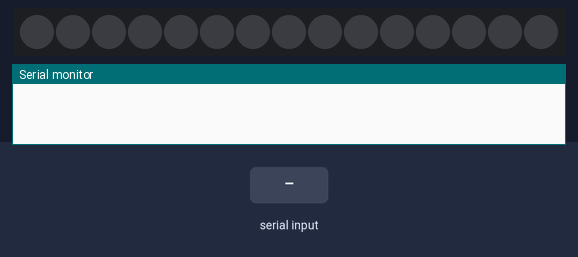
The sketch below on a simulated Arduino Uno, built with avr-gcc and run on an emulated ATmega328P. Shown: 15 RGB LEDs in strip order, left to right, the last lines printed to the serial monitor. The inputs (shaded band) are chosen by the test bench. Dim RGB values are drawn brighter than linear; random numbers use the default seed unless the sketch sets one.

Above: at 1.2 s.
1.3 s: byte 32 (' ') received over Serial
At 2.26 s:
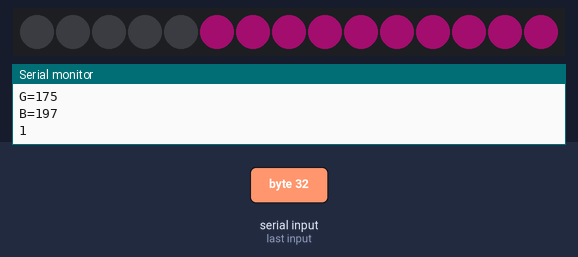
4.2 s: "R" received over Serial
At 4.78 s:
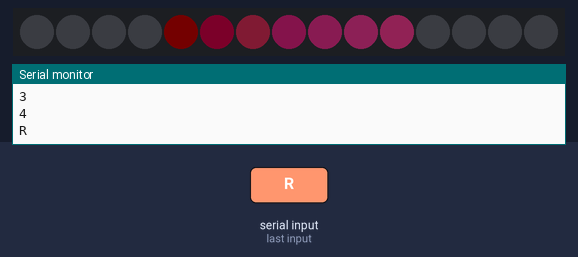
7.2 s: "D" received over Serial
At 8.31 s:
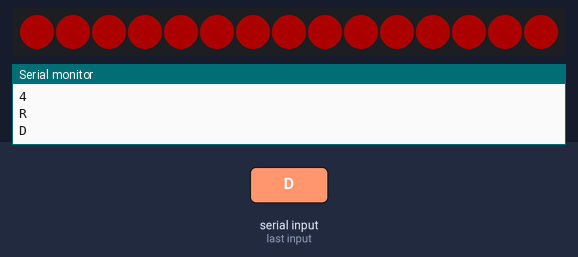
10.2 s: "U" received over Serial
At 11.06 s:
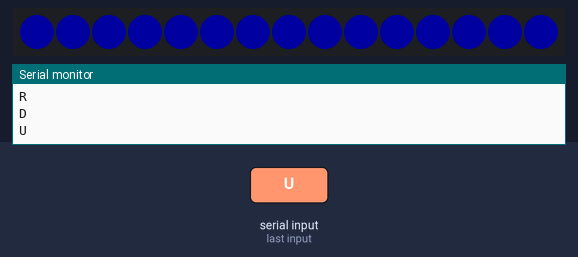
13.2 s: "1" received over Serial
At 13.72 s:
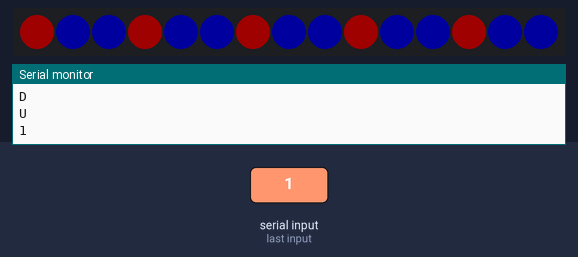
15.9 s: byte 32 (' ') received over Serial
At 16.34 s:
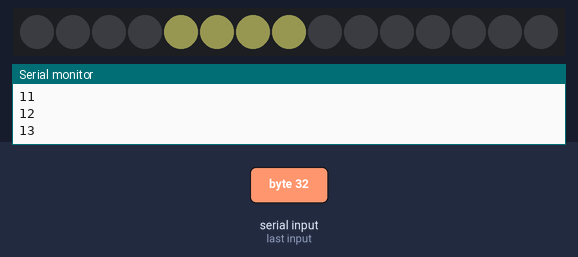
Timing chart, 0 to 18.9 s (numbered marks = the images above; inputs shaded):
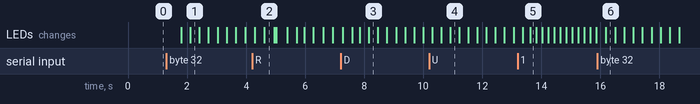

Measured:
- after the input at 1.3 s, the LEDs: first change after 0.50 s (image 1 shows a later state)

The sketch:

LED_pyserial.ino
```cpp
#include <Adafruit_NeoPixel.h>
Adafruit_NeoPixel strip=Adafruit_NeoPixel(15,6);
char Mode;

unsigned int r=0,g=0,b=0;
int con=1;
bool ch=true;

void setup() {
  Serial.begin(9600);
  strip.begin();
  strip.setBrightness(32);
  strip.show();
}

void loop(){
    if(Serial.available()>0)
    {
    Mode=Serial.read();
    Serial.write(Mode);
    Serial.println();
    }

    switch (Mode) {
          case '1':
            ///////////////////////////////////////////
            strip.setBrightness(32);
            for(int m1=0;m1<15;m1+=3){
            strip.setPixelColor(m1,255,0,0);
            strip.show();
            }
            delay(200);
            strip.clear();
            for(int m1=1;m1<15;m1+=3){
              strip.setPixelColor(m1,255,255,0);
              strip.show();
            }
            delay(200);
            strip.clear();
            for(int m1=2;m1<15;m1+=3){
              strip.setPixelColor(m1,0,255,0);
              strip.show();
            }
            delay(200);
            strip.clear();
            ///////////////////////////////////////////
            break;
          case 'D':
            ///////////////////////////////////////////
            strip.setBrightness(32);
            for(int m1=0;m1<15;m1++){
              strip.setPixelColor(m1,255,0,0);
            }
            for(int t=1;t<256;t+=4){
              strip.setBrightness(t);
              delay(10);
              strip.show();
            }
            for(int t=255;t>0;t-=4){
              strip.setBrightness(t);
              delay(10);
              strip.show();
            }
            ///////////////////////////////////////////
            break;
          case '3':
            ///////////////////////////////////////////
            strip.setBrightness(32);
            for(int m1=0;m1<15;m1++){
              strip.setPixelColor(m1,255,0,255);
            }
            for(int t=1;t<256;t+=4){
              strip.setBrightness(t);
              delay(10);
              strip.show();
            }
            for(int t=255;t>0;t-=4){
              strip.setBrightness(t);
              delay(10);
              strip.show();
            }
            ///////////////////////////////////////////
            break;
          case '4':
            ///////////////////////////////////////////
            //(左)閃爍偶數
            strip.setBrightness(32);
            for(int m1=0;m1<15;m1+=2){
              strip.setPixelColor(m1,255,255,0);
              strip.show();
            }
            delay(200);
            strip.clear();
            ///////////////////////////////////////////
            break;
          case 'U':
            ///////////////////////////////////////////
            //(右)呼吸燈
            strip.setBrightness(32);
            for(int m1=0;m1<15;m1++){
              strip.setPixelColor(m1,0,0,255);
            }
            for(int t=1;t<256;t+=4){
              strip.setBrightness(t);
              delay(10);
              strip.show();
            }
            for(int t=255;t>0;t-=4){
              strip.setBrightness(t);
              delay(10);
              strip.show();
            }
            ///////////////////////////////////////////
            break;
          case '6':
            ///////////////////////////////////////////
            strip.setBrightness(32);
            for(int m1=0;m1<15;m1+=2){
              strip.setPixelColor(m1,255,255,0);
              strip.show();
            }
            delay(200);
            strip.clear();
            for(int m1=1;m1<15;m1+=2){
              strip.setPixelColor(m1,139,34,82);
              strip.show();
            }
            delay(200);
            strip.clear();
            ///////////////////////////////////////////
            break;
          case 'L':
            ///////////////////////////////////////////
            strip.setBrightness(32);
            meteorLamp2(139,34,82,8,35);
            meteorLamp2(0,0,255,8,35);
            delay(random(10,300));
            ///////////////////////////////////////////
            break;
          case 'R':
            ///////////////////////////////////////////
            strip.setBrightness(32);
            meteorLamp(139,34,82,8,35);
            meteorLamp(0,0,255,8,35);
            delay(random(10,300));
            ///////////////////////////////////////////
            break;
          case ' ':
            ///////////////////////////////////////////
            // for(int i=0;i<15;i++){
            // // pixels.Color takes RGB values, from 0,0,0 up to 255,255,255
            // strip.setPixelColor(i, strip.Color(0,150,0)); // Moderately bright green color.
            // strip.show(); // This sends the updated pixel color to the hardware.
            // delay(100); // Delay for a period of time (in milliseconds).
            // }
            strip.setBrightness(40);
            if(ch){
              if(con>0 && con<16){
                strip.setPixelColor(con-1, strip.Color(r,g,b));
                strip.setPixelColor(con, strip.Color(0,0,0));
                strip.show();
                Serial.println(con);
                delay(30);
                con++;
              }else{
                con--;
                ch=false;
                r=random(0,255);
                g=random(0,255);
                b=random(0,255);
                Serial.print("R=");
                Serial.println(r);
                Serial.print("G=");
                Serial.println(g);
                Serial.print("B=");
                Serial.println(b);
                Serial.println(ch);
              }
            }else{
              if(con>0 && con<16){
                strip.setPixelColor(con-1, strip.Color(0,0,0));
                strip.setPixelColor(con, strip.Color(r,g,b));
                strip.show();
                Serial.println(con);
                delay(30);
                con--;
              }else{
                con++;
                ch=true;
                r=random(0,255);
                g=random(0,255);
                b=random(0,255);
                Serial.print("R=");
                Serial.println(r);
                Serial.print("G=");
                Serial.println(g);
                Serial.print("B=");
                Serial.println(b);
              }
            }

            ///////////////////////////////////////////
            break;
          default:
            digitalWrite(5,LOW);
      }


}


void meteorLamp(int r,int g,int b,int len,int delayMs) {
  for(int i=(0-len);i<=(int)strip.numPixels();i++){
    meteor(r,g,b,i,len);
    delay(delayMs);
  }
}
void meteorLamp2(int r,int g,int b,int len,int delayMs) {
  for(int i=(int)strip.numPixels();i>=(0-len);i--){
    meteor(r,g,b,i,len);
    delay(delayMs);
  }
}

void meteor(int r,int g,int b,int pos,int len){
  int n=255/((1+len)*len/2);
  int bright=255%((1+len)*len/2);
  int cnt=1;
  strip.clear();
  for(int i=pos;i<pos+len;i++){
    bright+=cnt*n;
    cnt++;
    if(i>=0&&i<(int)strip.numPixels()){
      strip.setPixelColor(i,
            map(bright,0,255,0,r),
            map(bright,0,255,0,g),
            map(bright,0,255,0,b));
    }
  }
  strip.show();
}
```
